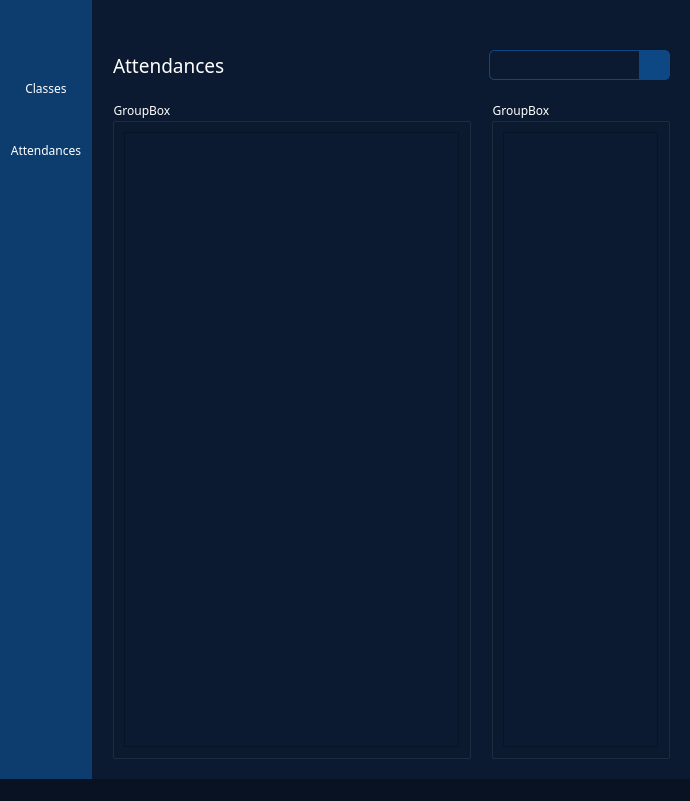
<?xml version="1.0" encoding="UTF-8"?>
<ui version="4.0">
 <class>MainWindow</class>
 <widget class="QMainWindow" name="MainWindow">
  <property name="geometry">
   <rect>
    <x>0</x>
    <y>0</y>
    <width>690</width>
    <height>801</height>
   </rect>
  </property>
  <property name="styleSheet">
   <string notr="true">QWidget{
	background: #0B1A30;
	color: white; 
	font-family: Barlow
}</string>
  </property>
  <widget class="QWidget" name="centralwidget">
   <layout class="QVBoxLayout" name="verticalLayout_5">
    <property name="spacing">
     <number>0</number>
    </property>
    <property name="leftMargin">
     <number>0</number>
    </property>
    <property name="topMargin">
     <number>0</number>
    </property>
    <property name="rightMargin">
     <number>0</number>
    </property>
    <property name="bottomMargin">
     <number>0</number>
    </property>
    <item>
     <widget class="QWidget" name="title_bar" native="true">
      <property name="sizePolicy">
       <sizepolicy hsizetype="Preferred" vsizetype="Fixed">
        <horstretch>0</horstretch>
        <verstretch>0</verstretch>
       </sizepolicy>
      </property>
      <property name="minimumSize">
       <size>
        <width>0</width>
        <height>30</height>
       </size>
      </property>
      <property name="maximumSize">
       <size>
        <width>16777215</width>
        <height>30</height>
       </size>
      </property>
      <property name="styleSheet">
       <string notr="true">background: #0B1A30;</string>
      </property>
      <layout class="QHBoxLayout" name="horizontalLayout_5">
       <property name="spacing">
        <number>0</number>
       </property>
       <property name="leftMargin">
        <number>0</number>
       </property>
       <property name="topMargin">
        <number>0</number>
       </property>
       <property name="rightMargin">
        <number>0</number>
       </property>
       <property name="bottomMargin">
        <number>0</number>
       </property>
       <item>
        <widget class="QWidget" name="widget_5" native="true">
         <property name="minimumSize">
          <size>
           <width>92</width>
           <height>0</height>
          </size>
         </property>
         <property name="styleSheet">
          <string notr="true">background: #0D3C6E;</string>
         </property>
        </widget>
       </item>
       <item>
        <spacer name="horizontalSpacer_2">
         <property name="orientation">
          <enum>Qt::Horizontal</enum>
         </property>
         <property name="sizeHint" stdset="0">
          <size>
           <width>879</width>
           <height>20</height>
          </size>
         </property>
        </spacer>
       </item>
      </layout>
     </widget>
    </item>
    <item>
     <layout class="QHBoxLayout" name="horizontalLayout" stretch="0,0">
      <property name="spacing">
       <number>0</number>
      </property>
      <item>
       <widget class="QWidget" name="side_bar" native="true">
        <property name="sizePolicy">
         <sizepolicy hsizetype="Fixed" vsizetype="Preferred">
          <horstretch>0</horstretch>
          <verstretch>0</verstretch>
         </sizepolicy>
        </property>
        <property name="minimumSize">
         <size>
          <width>92</width>
          <height>0</height>
         </size>
        </property>
        <property name="styleSheet">
         <string notr="true">background: #0D3C6E;</string>
        </property>
        <layout class="QVBoxLayout" name="verticalLayout_3">
         <property name="spacing">
          <number>15</number>
         </property>
         <property name="leftMargin">
          <number>0</number>
         </property>
         <property name="topMargin">
          <number>20</number>
         </property>
         <property name="rightMargin">
          <number>0</number>
         </property>
         <property name="bottomMargin">
          <number>20</number>
         </property>
         <item>
          <widget class="QWidget" name="w_class" native="true">
           <property name="minimumSize">
            <size>
             <width>0</width>
             <height>0</height>
            </size>
           </property>
           <layout class="QVBoxLayout" name="verticalLayout">
            <property name="spacing">
             <number>0</number>
            </property>
            <property name="leftMargin">
             <number>0</number>
            </property>
            <property name="topMargin">
             <number>0</number>
            </property>
            <property name="rightMargin">
             <number>0</number>
            </property>
            <property name="bottomMargin">
             <number>0</number>
            </property>
            <item>
             <widget class="QLabel" name="label">
              <property name="minimumSize">
               <size>
                <width>0</width>
                <height>30</height>
               </size>
              </property>
              <property name="maximumSize">
               <size>
                <width>16777215</width>
                <height>30</height>
               </size>
              </property>
              <property name="styleSheet">
               <string notr="true">QLabel{
	background: none;
	background-repeat: none;
	background-image: url(:/icons/class.png);
	background-position: center center;
}

QLabel:hover{
	background: none;
	background-repeat: none;
	background-image: url(:/icons/class_2.png);
	background-position: center center;
}</string>
              </property>
              <property name="text">
               <string/>
              </property>
              <property name="alignment">
               <set>Qt::AlignCenter</set>
              </property>
             </widget>
            </item>
            <item>
             <widget class="QLabel" name="label_2">
              <property name="text">
               <string>Classes</string>
              </property>
              <property name="alignment">
               <set>Qt::AlignCenter</set>
              </property>
             </widget>
            </item>
           </layout>
          </widget>
         </item>
         <item>
          <widget class="QWidget" name="w_attendance" native="true">
           <layout class="QVBoxLayout" name="verticalLayout_2">
            <property name="spacing">
             <number>0</number>
            </property>
            <property name="leftMargin">
             <number>0</number>
            </property>
            <property name="topMargin">
             <number>0</number>
            </property>
            <property name="rightMargin">
             <number>0</number>
            </property>
            <property name="bottomMargin">
             <number>0</number>
            </property>
            <item>
             <widget class="QLabel" name="label_3">
              <property name="minimumSize">
               <size>
                <width>0</width>
                <height>30</height>
               </size>
              </property>
              <property name="maximumSize">
               <size>
                <width>16777215</width>
                <height>30</height>
               </size>
              </property>
              <property name="styleSheet">
               <string notr="true">QLabel{
	background: none;
	background-repeat: none;
	background-image: url(:/icons/attendance.png);
	background-position: center center;
}

QLabel:hover{
	background: none;
	background-repeat: none;
	background-image: url(:/icons/attendance_2.png);
	background-position: center center;
}</string>
              </property>
              <property name="text">
               <string/>
              </property>
              <property name="alignment">
               <set>Qt::AlignCenter</set>
              </property>
             </widget>
            </item>
            <item>
             <widget class="QLabel" name="label_4">
              <property name="text">
               <string>Attendances</string>
              </property>
              <property name="alignment">
               <set>Qt::AlignCenter</set>
              </property>
             </widget>
            </item>
           </layout>
          </widget>
         </item>
         <item>
          <spacer name="verticalSpacer">
           <property name="orientation">
            <enum>Qt::Vertical</enum>
           </property>
           <property name="sizeHint" stdset="0">
            <size>
             <width>20</width>
             <height>40</height>
            </size>
           </property>
          </spacer>
         </item>
         <item>
          <layout class="QHBoxLayout" name="horizontalLayout_7">
           <item>
            <spacer name="horizontalSpacer_4">
             <property name="orientation">
              <enum>Qt::Horizontal</enum>
             </property>
             <property name="sizeHint" stdset="0">
              <size>
               <width>0</width>
               <height>20</height>
              </size>
             </property>
            </spacer>
           </item>
           <item>
            <widget class="QPushButton" name="btn_more_2">
             <property name="minimumSize">
              <size>
               <width>30</width>
               <height>30</height>
              </size>
             </property>
             <property name="maximumSize">
              <size>
               <width>30</width>
               <height>30</height>
              </size>
             </property>
             <property name="cursor">
              <cursorShape>PointingHandCursor</cursorShape>
             </property>
             <property name="styleSheet">
              <string notr="true">QPushButton{
	border: none;
	border-radius: none;
	background: none;
	background-repeat: none;
	background-image: url(:/icons/menu.png);
	background-position: center center;
}

QPushButton:hover{
	background: none;
	background-repeat: none;
	background-image: url(:/icons/menu_2.png);
	background-position: center center;
}</string>
             </property>
            </widget>
           </item>
           <item>
            <spacer name="horizontalSpacer_3">
             <property name="orientation">
              <enum>Qt::Horizontal</enum>
             </property>
             <property name="sizeHint" stdset="0">
              <size>
               <width>0</width>
               <height>20</height>
              </size>
             </property>
            </spacer>
           </item>
          </layout>
         </item>
         <item>
          <widget class="QWidget" name="widget_4" native="true">
           <layout class="QVBoxLayout" name="verticalLayout_4">
            <property name="spacing">
             <number>0</number>
            </property>
            <property name="leftMargin">
             <number>0</number>
            </property>
            <property name="topMargin">
             <number>0</number>
            </property>
            <property name="rightMargin">
             <number>0</number>
            </property>
            <property name="bottomMargin">
             <number>0</number>
            </property>
           </layout>
          </widget>
         </item>
        </layout>
       </widget>
      </item>
      <item>
       <widget class="QStackedWidget" name="sw_all">
        <property name="styleSheet">
         <string notr="true">QLineEdit {
  	padding: 1px 5px;
  	border: 1px solid #0e4884;
  	border-radius: 5px;
}

QPushButton {
  padding: 5px;
  border: 1px solid #0e4884;
  background-color: #0e4884;
}

QLineEdit:focus,
QLineEdit:hover,
QPushButton:focus,
QPushButton:hover {
  border: 1px solid #256eff;
  outline: none;
}

QPushButton:pressed {
  background-color: #072f49;
}

QScrollBar:vertical{
    width: 18px;
    margin: 0px 3px 0px 7px;
    border-radius: 5px;
}

QScrollBar::handle:vertical{
    background-color: #97b9f4;    
    min-height: 5px;
 	border-radius: 4px;
}

QScrollBar::sub-line:vertical{
     height: 0;
     width: 0;
}

QScrollBar::add-line:vertical{
   	 height: 0;
     width: 0;
}

QScrollBar::add-page:vertical{
    background: #0b1a30;
	border-bottom-left-radius: 4px;
    border-bottom-right-radius: 4px;
    margin-top: -3px;
 }

QScrollBar::sub-page:vertical{
  	background: #0b1a30;
	border-top-left-radius: 4px;
	border-top-right-radius: 4px;
	margin-bottom: -3px;
}</string>
        </property>
        <property name="currentIndex">
         <number>1</number>
        </property>
        <widget class="QWidget" name="classes">
         <property name="styleSheet">
          <string notr="true"/>
         </property>
         <layout class="QVBoxLayout" name="verticalLayout_7" stretch="0,1">
          <property name="spacing">
           <number>20</number>
          </property>
          <property name="leftMargin">
           <number>20</number>
          </property>
          <property name="topMargin">
           <number>20</number>
          </property>
          <property name="rightMargin">
           <number>20</number>
          </property>
          <property name="bottomMargin">
           <number>20</number>
          </property>
          <item>
           <layout class="QHBoxLayout" name="horizontalLayout_2">
            <property name="spacing">
             <number>0</number>
            </property>
            <item>
             <widget class="QLabel" name="label_6">
              <property name="font">
               <font>
                <family>Barlow</family>
                <pointsize>14</pointsize>
               </font>
              </property>
              <property name="styleSheet">
               <string notr="true">padding-bottom: 3px;</string>
              </property>
              <property name="text">
               <string>Classes</string>
              </property>
              <property name="alignment">
               <set>Qt::AlignCenter</set>
              </property>
              <property name="indent">
               <number>1</number>
              </property>
             </widget>
            </item>
            <item>
             <spacer name="horizontalSpacer">
              <property name="orientation">
               <enum>Qt::Horizontal</enum>
              </property>
              <property name="sizeHint" stdset="0">
               <size>
                <width>40</width>
                <height>20</height>
               </size>
              </property>
             </spacer>
            </item>
            <item>
             <widget class="QPushButton" name="pushButton">
              <property name="minimumSize">
               <size>
                <width>0</width>
                <height>30</height>
               </size>
              </property>
              <property name="font">
               <font>
                <family>Barlow</family>
                <pointsize>11</pointsize>
               </font>
              </property>
              <property name="styleSheet">
               <string notr="true">QPushButton{
	border-radius: 5px;
	background: none;
	padding: 5px 10px;
}


QPushButton:pressed {
 	background-color: #072f49;
}</string>
              </property>
              <property name="text">
               <string>Create Class</string>
              </property>
             </widget>
            </item>
           </layout>
          </item>
          <item>
           <widget class="QScrollArea" name="sa_class">
            <property name="styleSheet">
             <string notr="true"/>
            </property>
            <property name="frameShape">
             <enum>QFrame::NoFrame</enum>
            </property>
            <property name="horizontalScrollBarPolicy">
             <enum>Qt::ScrollBarAlwaysOff</enum>
            </property>
            <property name="widgetResizable">
             <bool>true</bool>
            </property>
            <widget class="QWidget" name="scrollAreaWidgetContents">
             <property name="geometry">
              <rect>
               <x>0</x>
               <y>0</y>
               <width>42</width>
               <height>16</height>
              </rect>
             </property>
            </widget>
           </widget>
          </item>
         </layout>
        </widget>
        <widget class="QWidget" name="attendances">
         <property name="styleSheet">
          <string notr="true">QHeaderView::section {
	background-color: #0d3c6e;
	border-top: 0px solid #97b9f4;
	border-bottom: 1px solid #97b9f4;
	border-right: 1px solid #97b9f4;
}

QListView,
QTableView {
	border: 1px solid #0e4884;
	border-radius: 5px;
	gridline-color: #97b9f4;
}

QTableCornerButton::section{
	background-color: #0d3c6e;
    border-top: 0px solid #97b9f4;
    border-bottom: 1px solid #97b9f4;
    border-right: 1px solid #97b9f4;
}

QScrollBar:horizontal{
	height: 9px;
    border-radius: 5px;
}

QScrollBar:vertical{
	width: 9px;
    margin: 0;
    border-radius: 5px;
}

QScrollBar::handle:vertical{
	background-color: #97b9f4;    
    width: 18px;
    border-radius: 4px;
}

QScrollBar::handle:horizontal{
	background-color: #97b9f4;    
    min-width: 5px;
    border-radius: 4px;
}

QScrollBar::sub-line:horizontal,
QScrollBar::sub-line:vertical{
	height: 0;
    width: 0;
}

QScrollBar::add-line:horizontal,
QScrollBar::add-line:vertical{
	height: 0;
    width: 0;
}

QScrollBar::add-page:horizontal{
	background: #102542;
    border-top-right-radius: 4px;
    border-bottom-right-radius: 4px;
    margin-left: -3px;
}

QScrollBar::add-page:vertical{
	background: #102542;
    border-bottom-left-radius: 4px;
    border-bottom-right-radius: 4px;
    margin-top: -3px;
}

QScrollBar::sub-page:horizontal{
    background: #102542;
    border-bottom-left-radius: 4px;
	margin-right: -3px;
}

QScrollBar::sub-page:vertical{
    background: #102542;
	border-top-left-radius: 0;
	border-top-right-radius: 4px;
	margin-bottom: -3px;
}r</string>
         </property>
         <layout class="QVBoxLayout" name="verticalLayout_8">
          <property name="spacing">
           <number>20</number>
          </property>
          <property name="leftMargin">
           <number>20</number>
          </property>
          <property name="topMargin">
           <number>20</number>
          </property>
          <property name="rightMargin">
           <number>20</number>
          </property>
          <property name="bottomMargin">
           <number>20</number>
          </property>
          <item>
           <layout class="QHBoxLayout" name="horizontalLayout_3" stretch="2,1">
            <property name="spacing">
             <number>15</number>
            </property>
            <item>
             <widget class="QLabel" name="label_7">
              <property name="font">
               <font>
                <family>Barlow</family>
                <pointsize>14</pointsize>
               </font>
              </property>
              <property name="styleSheet">
               <string notr="true"/>
              </property>
              <property name="text">
               <string>Attendances</string>
              </property>
              <property name="alignment">
               <set>Qt::AlignLeading|Qt::AlignLeft|Qt::AlignVCenter</set>
              </property>
              <property name="indent">
               <number>1</number>
              </property>
             </widget>
            </item>
            <item>
             <layout class="QHBoxLayout" name="horizontalLayout_47">
              <property name="spacing">
               <number>0</number>
              </property>
              <property name="sizeConstraint">
               <enum>QLayout::SetMinimumSize</enum>
              </property>
              <item>
               <widget class="QLineEdit" name="txt_search_section">
                <property name="sizePolicy">
                 <sizepolicy hsizetype="Expanding" vsizetype="Fixed">
                  <horstretch>0</horstretch>
                  <verstretch>0</verstretch>
                 </sizepolicy>
                </property>
                <property name="minimumSize">
                 <size>
                  <width>0</width>
                  <height>30</height>
                 </size>
                </property>
                <property name="maximumSize">
                 <size>
                  <width>250</width>
                  <height>30</height>
                 </size>
                </property>
                <property name="font">
                 <font>
                  <family>Barlow</family>
                  <pointsize>10</pointsize>
                 </font>
                </property>
                <property name="styleSheet">
                 <string notr="true">border-radius: none;
border-top-left-radius: 5px;
border-bottom-left-radius: 5px;</string>
                </property>
               </widget>
              </item>
              <item>
               <widget class="QPushButton" name="btn_search_sections">
                <property name="sizePolicy">
                 <sizepolicy hsizetype="Fixed" vsizetype="Fixed">
                  <horstretch>0</horstretch>
                  <verstretch>0</verstretch>
                 </sizepolicy>
                </property>
                <property name="minimumSize">
                 <size>
                  <width>30</width>
                  <height>30</height>
                 </size>
                </property>
                <property name="maximumSize">
                 <size>
                  <width>30</width>
                  <height>30</height>
                 </size>
                </property>
                <property name="font">
                 <font>
                  <family>Barlow</family>
                  <pointsize>12</pointsize>
                  <weight>75</weight>
                  <bold>true</bold>
                 </font>
                </property>
                <property name="cursor">
                 <cursorShape>PointingHandCursor</cursorShape>
                </property>
                <property name="styleSheet">
                 <string notr="true">border-top-right-radius: 5px;
border-bottom-right-radius: 5px;</string>
                </property>
                <property name="text">
                 <string/>
                </property>
                <property name="icon">
                 <iconset resource="C:/Users/moral/Desktop/Resources/Resources.qrc">
                  <normaloff>:/icons/search.png</normaloff>:/icons/search.png</iconset>
                </property>
                <property name="iconSize">
                 <size>
                  <width>18</width>
                  <height>18</height>
                 </size>
                </property>
               </widget>
              </item>
             </layout>
            </item>
           </layout>
          </item>
          <item>
           <layout class="QHBoxLayout" name="horizontalLayout_4" stretch="2,1">
            <property name="spacing">
             <number>20</number>
            </property>
            <item>
             <widget class="QGroupBox" name="groupBox">
              <property name="title">
               <string>GroupBox</string>
              </property>
              <layout class="QVBoxLayout" name="verticalLayout_6">
               <item>
                <widget class="QTableView" name="tv_attendance_2">
                 <property name="verticalScrollBarPolicy">
                  <enum>Qt::ScrollBarAlwaysOff</enum>
                 </property>
                 <property name="horizontalScrollBarPolicy">
                  <enum>Qt::ScrollBarAlwaysOff</enum>
                 </property>
                </widget>
               </item>
              </layout>
             </widget>
            </item>
            <item>
             <widget class="QGroupBox" name="groupBox_2">
              <property name="maximumSize">
               <size>
                <width>280</width>
                <height>16777215</height>
               </size>
              </property>
              <property name="title">
               <string>GroupBox</string>
              </property>
              <layout class="QVBoxLayout" name="verticalLayout_9">
               <item>
                <widget class="QListView" name="listView_2"/>
               </item>
              </layout>
             </widget>
            </item>
           </layout>
          </item>
         </layout>
        </widget>
       </widget>
      </item>
     </layout>
    </item>
   </layout>
  </widget>
  <widget class="QStatusBar" name="statusbar">
   <property name="styleSheet">
    <string notr="true">background: #081222;</string>
   </property>
  </widget>
 </widget>
 <resources>
  <include location="C:/Users/moral/Desktop/Resources/Resources.qrc"/>
 </resources>
 <connections/>
</ui>
